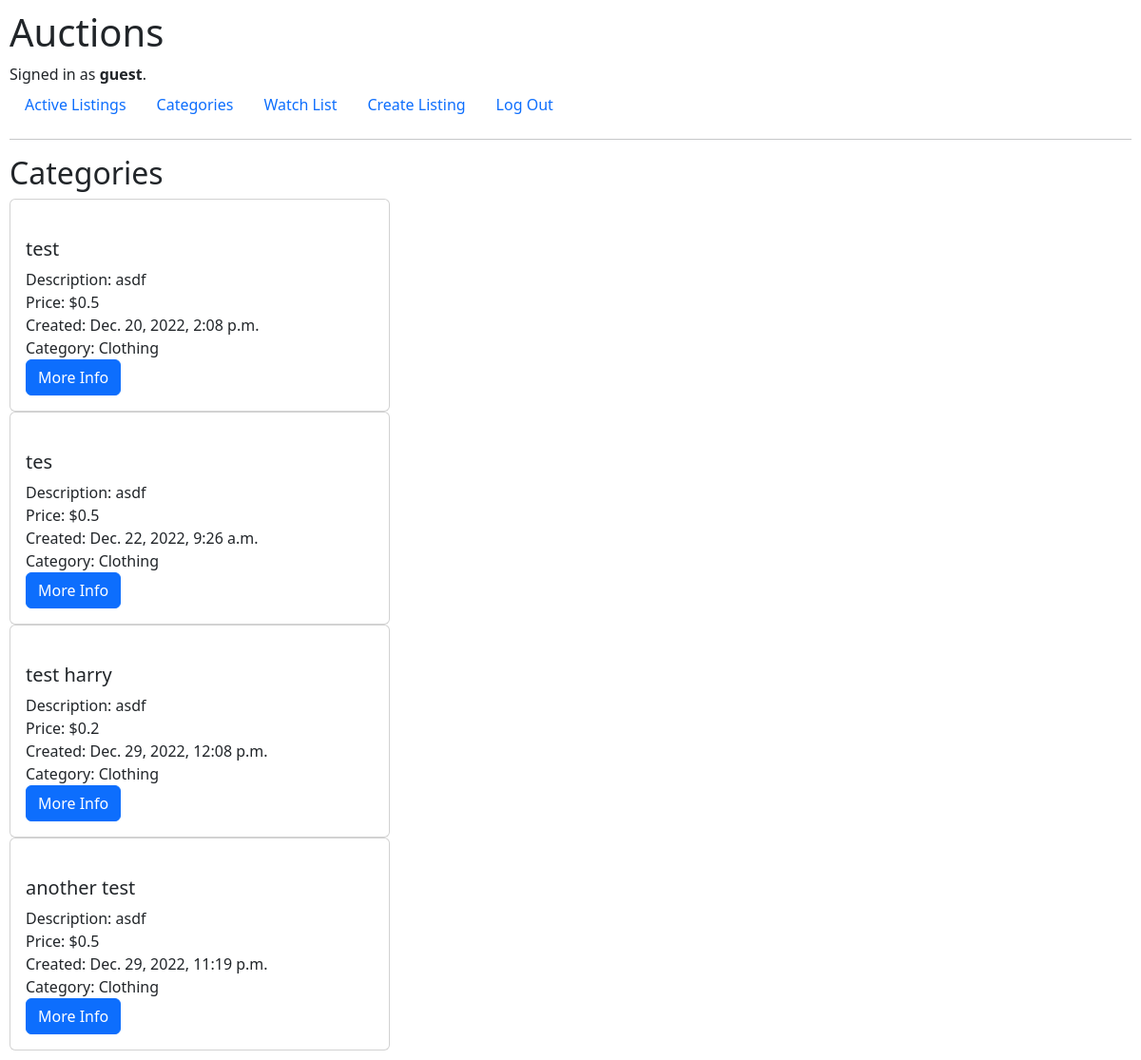
/category/Clothing (signed in), run on the app's committed database.
### auctions/models.py (models this page shows, shortened)
class User(AbstractUser):
    pass

class Listings(models.Model):
    creator = models.ForeignKey(
        User, on_delete=models.PROTECT, related_name="get_creator_listings", blank=False)
    buyer = models.ForeignKey(
        User, blank=True, null=True, on_delete=models.PROTECT, related_name="get_buyer_listings")
    watchers = models.ManyToManyField(
        User, blank=True, related_name="get_watched_listings")
    title = models.CharField(max_length=64)
    description = models.CharField(max_length=300)
    startingBid = models.FloatField(max_length=64)
    createdDate = models.DateTimeField(auto_now_add=True)
    active = models.BooleanField(default=True)
    url = models.CharField(max_length=128, blank=True)
    category = models.CharField(max_length=64, choices=category_choices, default="No Category")

### auctions/views.py (the view)
# urls.py: path("category/<str:category>", views.displayCategoryListings, name="displayCategoryListings")
@login_required
def displayCategoryListings(request, category):
    listings = Listings.objects.all()
    return render(request, "auctions/categoryListing.html", {"listings": listings, "category": category})

### auctions/templates/auctions/categoryListing.html (shortened to what this page needs)
{% extends "auctions/layout.html" %}
{% load static %}
{% block body %}
<h2>Categories</h2>
{% for listing in listings %}
{% if listing.active == True %}
{% if listing.category == category %}
<div id="container_card">
    <div class="card">
        <a href="{% url 'listings' listing.id %}" class="card-link">
        </a>
        <div class="card-body">
            <ul class="list-group list-group-flush">
                <li>
                    <h5>{{ listing.title}}</h5>
                </li>
                <li>Description: {{ listing.description}}</li>
                <li>Price: ${{ listing.startingBid}}</li>
                <li>Created: {{ listing.createdDate}}</li>
                <li>Category: {{ listing.category}}</li>
                <li><a class="btn btn-primary" href="{% url 'listings' listing.id %}">More Info</a></li>
            </ul>
        </div>
    </div>
</div>
{% endif %}
{% endif %}
{% endfor %}
{% endblock %}

### auctions/templates/auctions/layout.html (shortened to what this page needs)
{% load static %}
<!DOCTYPE html>
<html lang="en">
<head>
<link href="https://cdn.jsdelivr.net/npm/bootstrap@5.2.3/dist/css/bootstrap.min.css" rel="stylesheet">
<link href="{% static 'static/styles.css' %}" rel="stylesheet" type="text/css">
</head>
<body>
    <h1>Auctions</h1>
    <div>
        {% if user.is_authenticated %}
        Signed in as <strong>{{ user.username }}</strong>.
        {% else %}
        Not signed in.
        {% endif %}
    </div>
    <ul class="nav">
        {% if user.is_authenticated %}
        <li class="nav-item">
            <a class="nav-link" href="{% url 'activeListings' %}">Active Listings</a>
        </li>
        <li class="nav-item">
            <a class="nav-link" href="{% url 'categories' %}">Categories</a>
        </li>
        <li class="nav-item">
            <a class="nav-link" href="{% url 'displayWatchlist' %}">Watch List</a>
        </li>
        <li class="nav-item">
            <a class="nav-link" href="{% url 'createlisting' %}">Create Listing</a>
        </li>
        <li class="nav-item">
            <a class="nav-link" href="{% url 'logout' %}">Log Out</a>
        </li>
        {% endif %}
    </ul>
    <hr>
    {% block body %}
    {% endblock %}
</body>
</html>

### auctions/static/static/styles.css (style rules this page uses)
body { padding: 10px; }
ul { list-style: none; padding-left: 0px; }
a { text-decoration: none; }
#container_card { width: 25rem; }

### data on the page
User: username "guest"
Listings: title "test", description "asdf", startingBid "0.5", createdDate "Dec. 20, 2022, 2:08 p.m.", category "Clothing"
Listings: title "tes", description "asdf", startingBid "0.5", createdDate "Dec. 22, 2022, 9:26 a.m.", category "Clothing"
Listings: title "test harry", description "asdf", startingBid "0.2", createdDate "Dec. 29, 2022, 12:08 p.m.", category "Clothing"
Listings: title "another test", description "asdf", startingBid "0.5", createdDate "Dec. 29, 2022, 11:19 p.m.", category "Clothing"
